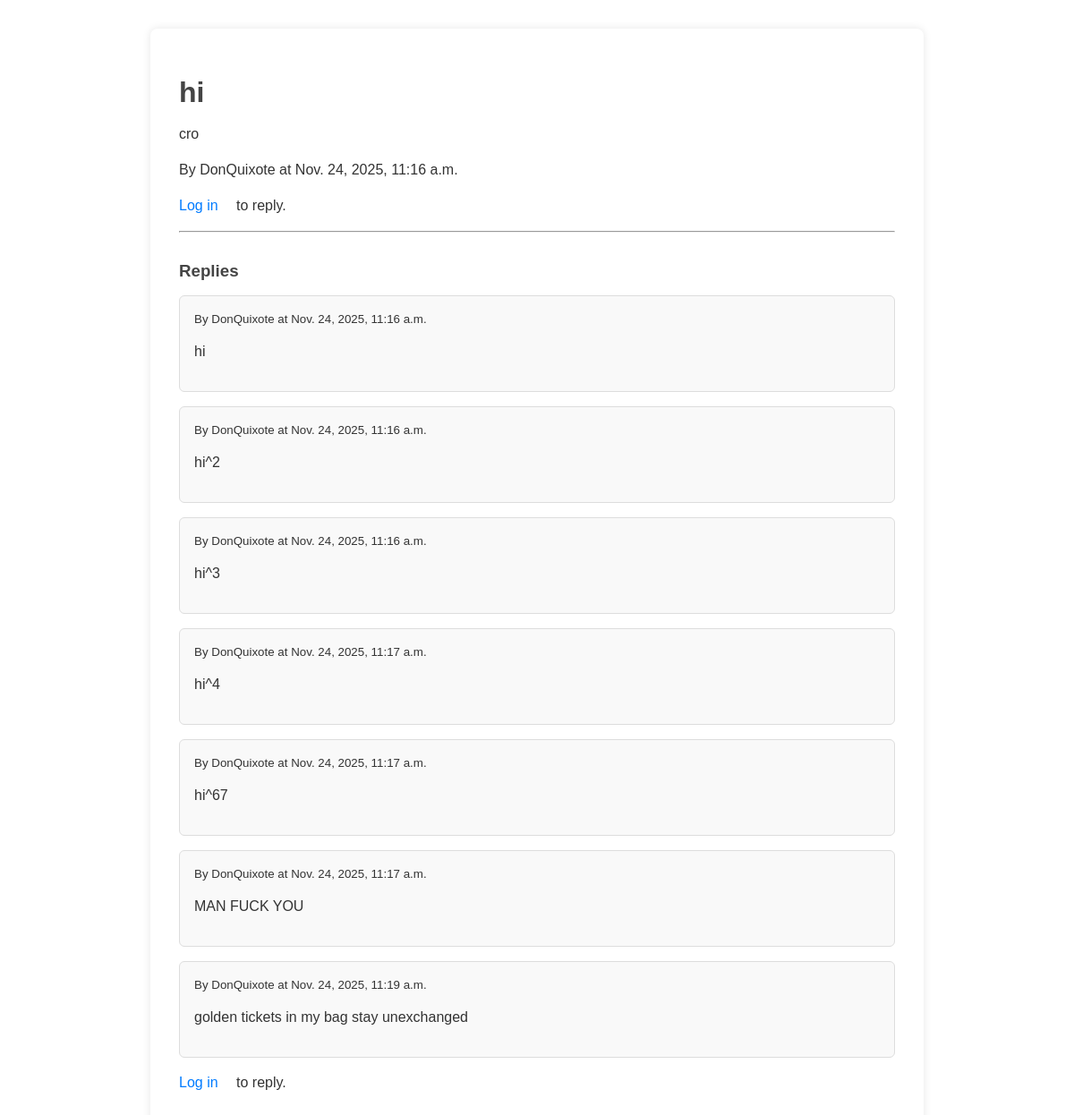
/article/17/, run on the app's committed database.
### blog/models.py (models this page shows, shortened)
class Article(models.Model):
    title = models.CharField(max_length=200)
    content = models.TextField()
    author = models.ForeignKey(User, on_delete=models.CASCADE)
    created_at = models.DateTimeField(auto_now_add=True)

class Reply(models.Model):
    article = models.ForeignKey(Article, related_name='replies', on_delete=models.CASCADE)
    author = models.ForeignKey(User, on_delete=models.CASCADE)
    content = models.TextField()
    created_at = models.DateTimeField(auto_now_add=True)

### blog/views.py (the view)
# urls.py: path('article/<int:pk>/', views.article_detail, name='article_detail'),
def article_detail(request, pk):
    article = get_object_or_404(Article, pk=pk)
    if request.method == 'POST' and request.user.is_authenticated:
        form = ReplyForm(request.POST)
        if form.is_valid():
            reply = form.save(commit=False)
            reply.article = article
            reply.author = request.user
            reply.save()
            return redirect('article_detail', pk=pk)
    else:
        form = ReplyForm()
    replies = article.replies.order_by('created_at')
    return render(request, 'blog/article_detail.html', {
        'article': article,
        'replies': replies,
        'form': form
    })

### blog/templates/blog/article_detail.html (shortened to what this page needs)
<!DOCTYPE html>
<html>
<head>
</head>
<body>
<div class="container">
    <h1>{{ article.title }}</h1>
    <p>{{ article.content|linebreaksbr }}</p>
    <p>By {{ article.author }} at {{ article.created_at }}</p>
    {% if user.is_authenticated %}
        <form method="POST" class="reply-form">
            {% csrf_token %}
            {{ form.as_p }}
            <button type="submit">Reply</button>
        </form>
    {% else %}
        <p><a href="{% url 'login' %}">Log in</a> to reply.</p>
    {% endif %}
    <hr>
    <h3>Replies</h3>
    {% for reply in replies %}
        <div class="reply">
            <small>By {{ reply.author }} at {{ reply.created_at }}</small>
            <p>{{ reply.content|linebreaksbr }}</p>
        </div>
    {% empty %}
        <p>No replies yet. Be the first to reply!</p>
    {% endfor %}
    {% if user.is_authenticated %}
        <form method="POST" class="reply-form">
            {% csrf_token %}
            {{ form.as_p }}
            <button type="submit">Reply</button>
        </form>
    {% else %}
        <p><a href="{% url 'login' %}">Log in</a> to reply.</p>
    {% endif %}
</div>
</body>
</html>

### blog/templates/blog/article_detail.html (style rules this page uses)
.container { width: 80%; max-width: 800px; margin: 2rem auto; background: #fff; padding: 2rem; border-radius: 8px; box-shadow: 0 0 10px rgba(0,0,0,0.1); font-family: Arial, sans-serif; color: #333; }
h1 { color: #444; margin-bottom: 1rem; }
h3 { margin-top: 2rem; margin-bottom: 1rem; color: #444; }
a { color: #007bff; text-decoration: none; margin-right: 1rem; }
p { line-height: 1.5rem; }
.reply { border: 1px solid #ddd; padding: 1rem; margin-bottom: 1rem; border-radius: 6px; background: #f9f9f9; }

### data on the page
Article: title "hi", content "cro", author "DonQuixote", created_at "Nov. 24, 2025, 11:16 a.m."
Reply: author "DonQuixote", created_at "Nov. 24, 2025, 11:16 a.m.", content "hi"
Reply: author "DonQuixote", created_at "Nov. 24, 2025, 11:16 a.m.", content "hi^2"
Reply: author "DonQuixote", created_at "Nov. 24, 2025, 11:16 a.m.", content "hi^3"
Reply: author "DonQuixote", created_at "Nov. 24, 2025, 11:17 a.m.", content "hi^4"
Reply: author "DonQuixote", created_at "Nov. 24, 2025, 11:17 a.m.", content "hi^67"
Reply: author "DonQuixote", created_at "Nov. 24, 2025, 11:17 a.m.", content "MAN FUCK YOU"
Reply: author "DonQuixote", created_at "Nov. 24, 2025, 11:19 a.m.", content "golden tickets in my bag stay unexchanged"
